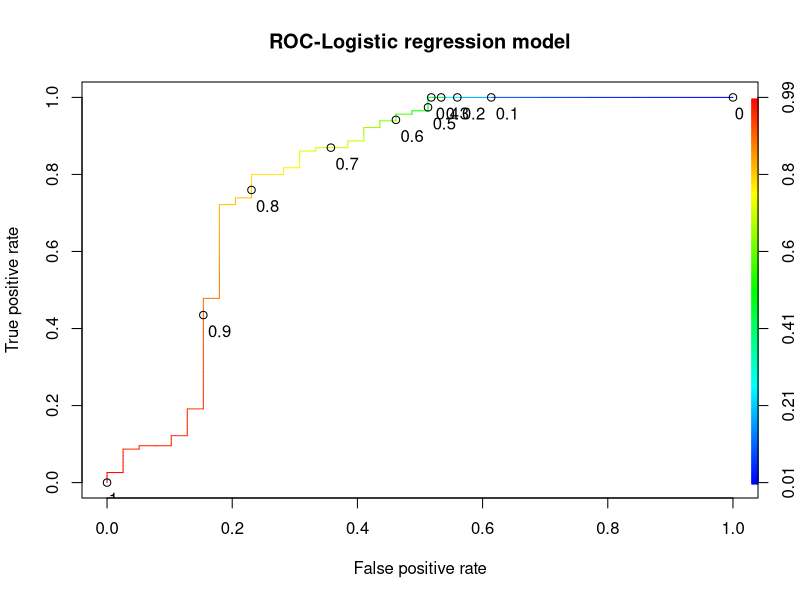
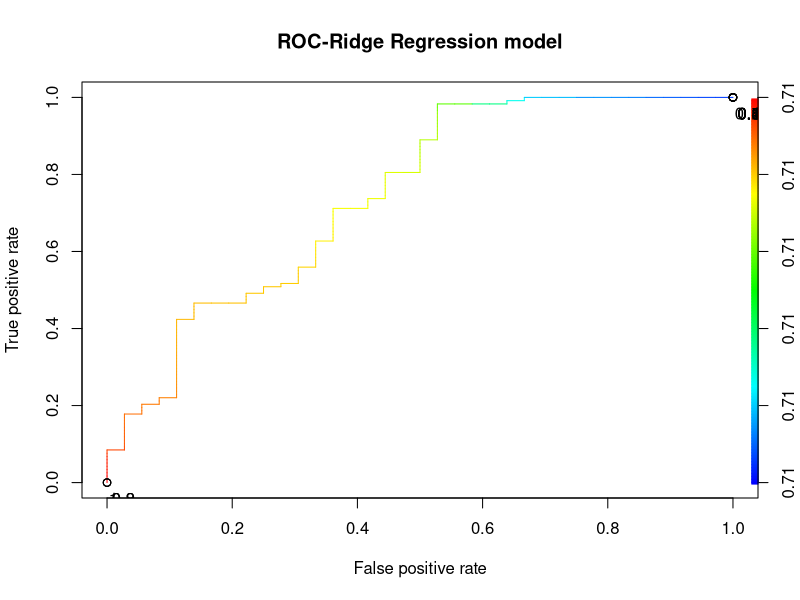
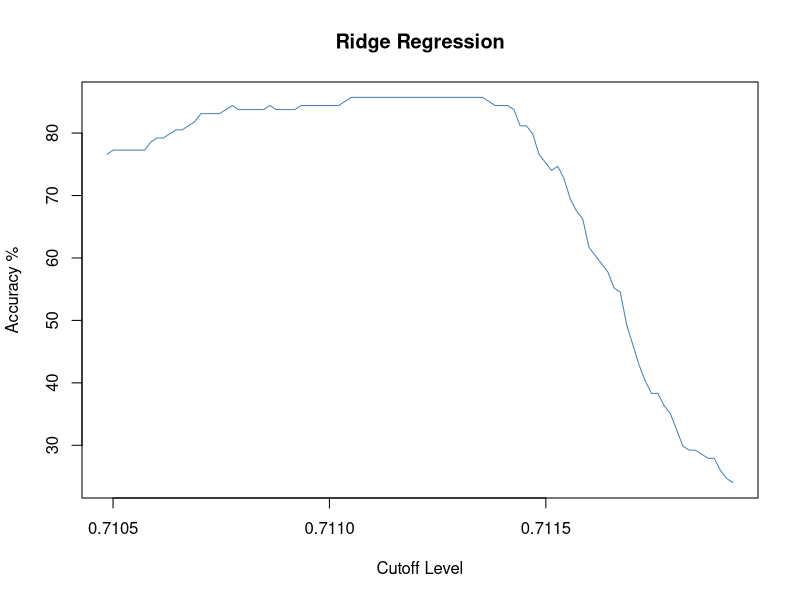

Reproduce these figures in R, in order.
#read in credit data from Lab 7, remove missing values, and add ID variable
dat <- read.csv("credit.csv", na.strings="")
dat <- na.omit(dat)
dat$ID <- seq.int(nrow(dat))
#ensure outcome is a factor
dat$Loan_Status <-as.factor(dat$Loan_Status)

#set up data in format glmnet can use (must have dummy vars for categorical predictors)
library(glmnet)
xfactors <- model.matrix(Loan_Status ~ Gender + Married + Dependents + Education + Self_Employed+Credit_History+Property_Area, data=dat)[, -1]
#xfactors
xnonfactors<- subset(dat, select = c("ApplicantIncome", "CoapplicantIncome", "LoanAmount", "Loan_Amount_Term"))
#xnonfactors
prepared.dat <- cbind(xnonfactors, xfactors, dat$Loan_Status)
prepared.dat
names(prepared.dat)[15] <- c("Loan_Status")
prepared.dat$ID <- seq.int(nrow(prepared.dat))

#ensure outcome is a factor
prepared.dat$Loan_Status <-as.factor(prepared.dat$Loan_Status)

#subset data to create training, valdiation, and test data
library(dplyr)
train.dat <- prepared.dat %>% sample_frac(.6)
train.dat 
rem.dat <- dplyr::anti_join(prepared.dat, train.dat, by = 'ID')
test.dat <- rem.dat %>% sample_frac(.5)
val.dat <- dplyr::anti_join(rem.dat, test.dat, by = 'ID')

#create predictor matrix and outcome vector for training, validation, and test data
train.X <- as.matrix(within(train.dat, rm(Loan_Status, ID)))
val.X <- as.matrix(within(val.dat, rm(Loan_Status, ID)))
test.X <- as.matrix(within(test.dat, rm(Loan_Status, ID)))
train.y <- train.dat$Loan_Status
val.y <- val.dat$Loan_Status
test.y <- test.dat$Loan_Status

val.y 
#cross-validate to tune lambda for ridge and lasso
cvridge <- cv.glmnet(train.X, train.y, family="binomial", alpha=0, nlambda=20, type.measure="auc")
cvlasso <- cv.glmnet(train.X, train.y, family="binomial", alpha=1, nlambda=20, type.measure="auc")

#fit models with final lambda
ridgemod <- glmnet(train.X, train.y, family="binomial", alpha = 0, lambda = cvridge$lambda.1se)
lassomod <- glmnet(train.X, train.y, family="binomial", alpha = 1, lambda = cvlasso$lambda.1se)


#added

train.dat1 <- subset(train.dat, select = -c(ID))
test.dat1 <- subset(test.dat, select = -c(ID))
linregmod <- glm(Loan_Status~., family=binomial(link='logit'), data=train.dat1)

summary(linregmod)
library(ROCR)
p <- predict(linregmod, newdata=subset(test.dat1,select=c(1:14)), type="response")
pr <- prediction(p, test.dat1$Loan_Status)
#the performance function takes in the prediction
prf <- performance(pr, measure = "tpr", x.measure = "fpr")
#prf
plot(prf,colorize=TRUE, print.cutoffs.at=seq(0,1,by=0.1), main = "ROC-Logistic regression model",text.adj=c(-0.2,1.7))




#pre-standardise the predictor matrix for elastic net 
#(glmnet wrapped in caret gets fussy if you try to preprocess within the command)

train.stdX <-scale(train.X)

library(caret)
# Set training control
train_control <- trainControl(method = "repeatedcv",
                              number = 5,
                              repeats = 5,
                              search = "random",
                              classProbs = TRUE,
                              summaryFunction = twoClassSummary,
                              verboseIter = TRUE)



# Train the model
elastic_grid <- train(train.stdX, train.y,
                           method = "glmnet",
                           tuneLength = 25,
                           trControl = train_control,
                           metric= "ROC",
                           family = "binomial",
                           standardize = FALSE)

#fit the model with best lambda and alpha
elasticmod <- glmnet(train.X, train.y, family="binomial", alpha = elastic_grid$bestTune$alpha, lambda = elastic_grid$bestTune$lambda)


#Looking at Coefs for final models
Intercepts <- cbind(ridgemod$a0,lassomod$a0,elasticmod$a0)
Intercepts
Coefs <- cbind(ridgemod$beta,lassomod$beta, elasticmod$beta)
Betas <-rbind(Intercepts, Coefs)
rownames(Betas)[1] = "(Intercept)"
colnames(Betas) = c("Ridge", "Lasso", "Elastic Net")
Betas

#Methods for choosing cutoffs in validation data 
#(only ridge model shown here as example. Same for the others)

#Method using visualisation of ROC curves
fit.ridge <- predict(ridgemod, val.X, type="response")

library(ROCR)
ROCRfit.ridge = prediction(fit.ridge, val.y)
ROCRperf.tr.ridge = performance(ROCRfit.ridge, "tpr", "fpr")

#plot(ROCRperf.tr.ridge, colorize=TRUE, main="Ridge")
plot(ROCRperf.tr.ridge,colorize=TRUE, print.cutoffs.at=seq(0,1,by=0.1), main = "ROC-Ridge Regression model",text.adj=c(-0.2,1.7))

#Method using pROC
library(pROC)
ridge.roc <- roc(val.y, as.vector(fit.ridge) )
coords(ridge.roc, "best", best.method="youden", transpose=TRUE)

#Method using visualisation over Grid
# accuracy here used as metric, could use something else
cutoffs <- seq(min(fit.ridge),max(fit.ridge),(max(fit.ridge)-min(fit.ridge))/100)
accuracy <- NULL

for (i in seq(along = cutoffs)){
  prediction <- ifelse(fit.ridge >= cutoffs[i], "Y", "N") #Predicting for cut-off
  accuracy <- c(accuracy,length(which(val.y ==prediction))/length(prediction)*100)
}

plot(cutoffs, accuracy, pch =19,type='l',col= "steelblue",
     main ="Ridge Regression", xlab="Cutoff Level", ylab = "Accuracy %")


#Method for comparing performance metrics of various final models in test data 
#(here using pROC "youden" to choose threshold)

#fit lasso and elastic models
fit.lasso <- predict(lassomod, val.X, type="response")
fit.elastic <- predict(elasticmod, val.X, type="response")

#get thresholds
thresh.r <- coords(roc(val.y, as.vector(fit.ridge)), "best", best.method="youden", transpose=TRUE, ret="threshold")
thresh.l <- coords(roc(val.y, as.vector(fit.lasso)), "best", best.method="youden", transpose=TRUE, ret="threshold")
thresh.e <- coords(roc(val.y, as.vector(fit.elastic)), "best", best.method="youden", transpose=TRUE, ret="threshold")

#predict classifications in test data
final.r <- predict(ridgemod, test.X, type="response")
final.l <- predict(lassomod, test.X, type="response")
final.e <- predict(elasticmod, test.X, type="response")

#use caret to see various measures of performance
class.ridge <- as.factor(ifelse(final.r <= thresh.r, "N", "Y"))
confusionMatrix(class.ridge, test.y, positive = "Y")

class.lasso <- as.factor(ifelse(final.l <= thresh.l, "N", "Y"))
confusionMatrix(class.lasso, test.y, positive = "Y")

class.elastic <- as.factor(ifelse(final.e <= thresh.e, "N", "Y"))
confusionMatrix(class.elastic, test.y, positive = "Y")
